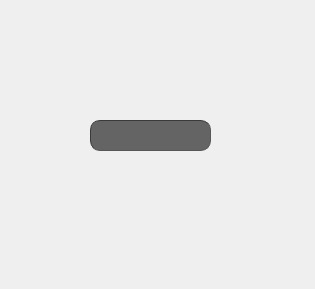
<?xml version="1.0" encoding="UTF-8"?>
<ui version="4.0">
 <class>Widget</class>
 <widget class="QWidget" name="Widget">
  <property name="geometry">
   <rect>
    <x>0</x>
    <y>0</y>
    <width>315</width>
    <height>289</height>
   </rect>
  </property>
  <property name="windowTitle">
   <string>Widget</string>
  </property>
  <widget class="QLineEdit" name="lineEdit">
   <property name="geometry">
    <rect>
     <x>90</x>
     <y>120</y>
     <width>121</width>
     <height>31</height>
    </rect>
   </property>
   <property name="styleSheet">
    <string notr="true">QLineEdit {
 border-width: 1px; 
 border-radius: 10px;
 border-color: rgb(58, 58, 58);
 border-style: inset;
 padding: 0 8px;
 color: rgb(255, 255, 255);
 background:rgb(100, 100, 100);
 selection-background-color: rgb(187, 187, 187);
 selection-color: rgb(60, 63, 65);
}</string>
   </property>
  </widget>
 </widget>
 <resources/>
 <connections/>
</ui>
